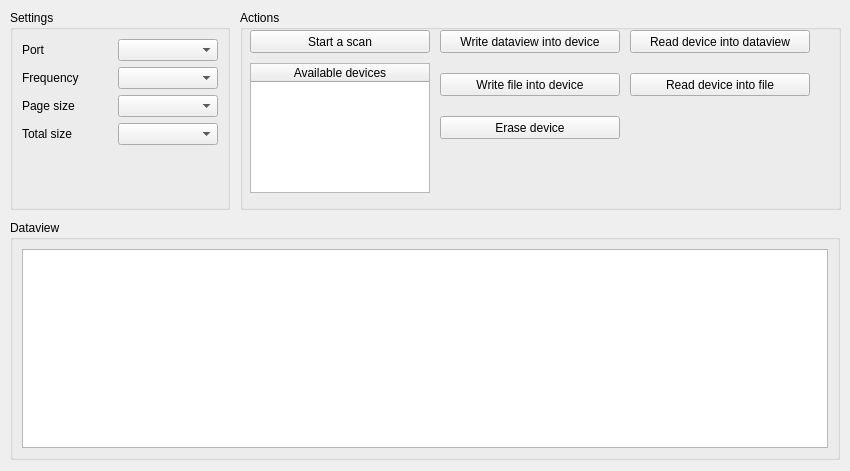
<?xml version="1.0" encoding="UTF-8"?>
<ui version="4.0">
 <class>i2c</class>
 <widget class="QWidget" name="i2c">
  <property name="geometry">
   <rect>
    <x>0</x>
    <y>0</y>
    <width>850</width>
    <height>471</height>
   </rect>
  </property>
  <property name="sizePolicy">
   <sizepolicy hsizetype="Preferred" vsizetype="Fixed">
    <horstretch>0</horstretch>
    <verstretch>0</verstretch>
   </sizepolicy>
  </property>
  <property name="minimumSize">
   <size>
    <width>150</width>
    <height>0</height>
   </size>
  </property>
  <property name="windowTitle">
   <string>i2c</string>
  </property>
  <widget class="QGroupBox" name="groupBox">
   <property name="geometry">
    <rect>
     <x>10</x>
     <y>10</y>
     <width>220</width>
     <height>200</height>
    </rect>
   </property>
   <property name="sizePolicy">
    <sizepolicy hsizetype="Fixed" vsizetype="Fixed">
     <horstretch>0</horstretch>
     <verstretch>0</verstretch>
    </sizepolicy>
   </property>
   <property name="title">
    <string>Settings</string>
   </property>
   <layout class="QGridLayout" name="gridLayout_5">
    <item row="0" column="0">
     <layout class="QGridLayout" name="gridLayout">
      <item row="0" column="0">
       <widget class="QLabel" name="label_2">
        <property name="text">
         <string>Port</string>
        </property>
       </widget>
      </item>
      <item row="0" column="1">
       <widget class="QComboBox" name="cbxPort">
        <property name="sizePolicy">
         <sizepolicy hsizetype="Fixed" vsizetype="Fixed">
          <horstretch>0</horstretch>
          <verstretch>0</verstretch>
         </sizepolicy>
        </property>
        <property name="minimumSize">
         <size>
          <width>100</width>
          <height>0</height>
         </size>
        </property>
       </widget>
      </item>
      <item row="1" column="0">
       <widget class="QLabel" name="lbl_frequency">
        <property name="text">
         <string>Frequency</string>
        </property>
       </widget>
      </item>
      <item row="1" column="1">
       <widget class="QComboBox" name="cbxFrequency">
        <property name="sizePolicy">
         <sizepolicy hsizetype="Fixed" vsizetype="Fixed">
          <horstretch>0</horstretch>
          <verstretch>0</verstretch>
         </sizepolicy>
        </property>
        <property name="minimumSize">
         <size>
          <width>100</width>
          <height>0</height>
         </size>
        </property>
       </widget>
      </item>
      <item row="2" column="0">
       <widget class="QLabel" name="lbl_page_size">
        <property name="text">
         <string>Page size</string>
        </property>
       </widget>
      </item>
      <item row="2" column="1">
       <widget class="QComboBox" name="cbxPageSize">
        <property name="sizePolicy">
         <sizepolicy hsizetype="Fixed" vsizetype="Fixed">
          <horstretch>0</horstretch>
          <verstretch>0</verstretch>
         </sizepolicy>
        </property>
        <property name="minimumSize">
         <size>
          <width>100</width>
          <height>0</height>
         </size>
        </property>
        <property name="maximumSize">
         <size>
          <width>100</width>
          <height>16777215</height>
         </size>
        </property>
       </widget>
      </item>
      <item row="3" column="0">
       <widget class="QLabel" name="lbl_total_size">
        <property name="text">
         <string>Total size</string>
        </property>
       </widget>
      </item>
      <item row="3" column="1">
       <widget class="QComboBox" name="cbxTotalSize">
        <property name="sizePolicy">
         <sizepolicy hsizetype="Fixed" vsizetype="Fixed">
          <horstretch>0</horstretch>
          <verstretch>0</verstretch>
         </sizepolicy>
        </property>
        <property name="minimumSize">
         <size>
          <width>100</width>
          <height>0</height>
         </size>
        </property>
        <property name="maximumSize">
         <size>
          <width>100</width>
          <height>16777215</height>
         </size>
        </property>
       </widget>
      </item>
     </layout>
    </item>
    <item row="1" column="0">
     <spacer name="verticalSpacer">
      <property name="orientation">
       <enum>Qt::Vertical</enum>
      </property>
      <property name="sizeHint" stdset="0">
       <size>
        <width>20</width>
        <height>40</height>
       </size>
      </property>
     </spacer>
    </item>
   </layout>
  </widget>
  <widget class="QGroupBox" name="groupBox_2">
   <property name="geometry">
    <rect>
     <x>10</x>
     <y>220</y>
     <width>830</width>
     <height>240</height>
    </rect>
   </property>
   <property name="title">
    <string>Dataview</string>
   </property>
   <layout class="QGridLayout" name="gridLayout_3">
    <item row="0" column="0">
     <widget class="QTableWidget" name="tblDataView">
      <property name="sizePolicy">
       <sizepolicy hsizetype="Expanding" vsizetype="Expanding">
        <horstretch>0</horstretch>
        <verstretch>0</verstretch>
       </sizepolicy>
      </property>
      <property name="editTriggers">
       <set>QAbstractItemView::AnyKeyPressed|QAbstractItemView::DoubleClicked|QAbstractItemView::EditKeyPressed</set>
      </property>
      <property name="selectionMode">
       <enum>QAbstractItemView::SingleSelection</enum>
      </property>
      <property name="showGrid">
       <bool>true</bool>
      </property>
      <attribute name="horizontalHeaderMinimumSectionSize">
       <number>0</number>
      </attribute>
      <attribute name="horizontalHeaderDefaultSectionSize">
       <number>85</number>
      </attribute>
      <attribute name="horizontalHeaderStretchLastSection">
       <bool>true</bool>
      </attribute>
      <attribute name="verticalHeaderVisible">
       <bool>false</bool>
      </attribute>
     </widget>
    </item>
   </layout>
  </widget>
  <widget class="QGroupBox" name="groupBox_3">
   <property name="geometry">
    <rect>
     <x>240</x>
     <y>10</y>
     <width>601</width>
     <height>200</height>
    </rect>
   </property>
   <property name="sizePolicy">
    <sizepolicy hsizetype="Fixed" vsizetype="Fixed">
     <horstretch>0</horstretch>
     <verstretch>0</verstretch>
    </sizepolicy>
   </property>
   <property name="title">
    <string>Actions</string>
   </property>
   <widget class="QPushButton" name="btnErase">
    <property name="geometry">
     <rect>
      <x>200</x>
      <y>106</y>
      <width>180</width>
      <height>23</height>
     </rect>
    </property>
    <property name="sizePolicy">
     <sizepolicy hsizetype="Expanding" vsizetype="Fixed">
      <horstretch>0</horstretch>
      <verstretch>0</verstretch>
     </sizepolicy>
    </property>
    <property name="maximumSize">
     <size>
      <width>16777215</width>
      <height>16777215</height>
     </size>
    </property>
    <property name="text">
     <string>Erase device</string>
    </property>
   </widget>
   <widget class="QPushButton" name="btnReadToFile">
    <property name="geometry">
     <rect>
      <x>390</x>
      <y>63</y>
      <width>180</width>
      <height>23</height>
     </rect>
    </property>
    <property name="sizePolicy">
     <sizepolicy hsizetype="Expanding" vsizetype="Fixed">
      <horstretch>0</horstretch>
      <verstretch>0</verstretch>
     </sizepolicy>
    </property>
    <property name="maximumSize">
     <size>
      <width>16777215</width>
      <height>16777215</height>
     </size>
    </property>
    <property name="text">
     <string>Read device into file</string>
    </property>
   </widget>
   <widget class="QPushButton" name="btnWriteFromFile">
    <property name="geometry">
     <rect>
      <x>200</x>
      <y>63</y>
      <width>180</width>
      <height>23</height>
     </rect>
    </property>
    <property name="sizePolicy">
     <sizepolicy hsizetype="Expanding" vsizetype="Fixed">
      <horstretch>0</horstretch>
      <verstretch>0</verstretch>
     </sizepolicy>
    </property>
    <property name="text">
     <string>Write file into device</string>
    </property>
   </widget>
   <widget class="QPushButton" name="btnReadToDataview">
    <property name="geometry">
     <rect>
      <x>390</x>
      <y>20</y>
      <width>180</width>
      <height>23</height>
     </rect>
    </property>
    <property name="sizePolicy">
     <sizepolicy hsizetype="Preferred" vsizetype="Fixed">
      <horstretch>0</horstretch>
      <verstretch>0</verstretch>
     </sizepolicy>
    </property>
    <property name="maximumSize">
     <size>
      <width>16777215</width>
      <height>16777215</height>
     </size>
    </property>
    <property name="text">
     <string>Read device into dataview</string>
    </property>
   </widget>
   <widget class="QPushButton" name="btnWriteFromDataview">
    <property name="geometry">
     <rect>
      <x>200</x>
      <y>20</y>
      <width>180</width>
      <height>23</height>
     </rect>
    </property>
    <property name="sizePolicy">
     <sizepolicy hsizetype="Fixed" vsizetype="Fixed">
      <horstretch>0</horstretch>
      <verstretch>0</verstretch>
     </sizepolicy>
    </property>
    <property name="text">
     <string>Write dataview into device</string>
    </property>
   </widget>
   <widget class="QPushButton" name="btnScan">
    <property name="geometry">
     <rect>
      <x>10</x>
      <y>20</y>
      <width>180</width>
      <height>23</height>
     </rect>
    </property>
    <property name="sizePolicy">
     <sizepolicy hsizetype="Fixed" vsizetype="Fixed">
      <horstretch>0</horstretch>
      <verstretch>0</verstretch>
     </sizepolicy>
    </property>
    <property name="maximumSize">
     <size>
      <width>16777215</width>
      <height>16777215</height>
     </size>
    </property>
    <property name="text">
     <string>Start a scan</string>
    </property>
   </widget>
   <widget class="QTableWidget" name="tblBusScan">
    <property name="geometry">
     <rect>
      <x>10</x>
      <y>53</y>
      <width>180</width>
      <height>130</height>
     </rect>
    </property>
    <property name="sizePolicy">
     <sizepolicy hsizetype="Fixed" vsizetype="Fixed">
      <horstretch>0</horstretch>
      <verstretch>0</verstretch>
     </sizepolicy>
    </property>
    <property name="minimumSize">
     <size>
      <width>0</width>
      <height>0</height>
     </size>
    </property>
    <property name="maximumSize">
     <size>
      <width>16777215</width>
      <height>16777215</height>
     </size>
    </property>
    <property name="editTriggers">
     <set>QAbstractItemView::NoEditTriggers</set>
    </property>
    <property name="selectionMode">
     <enum>QAbstractItemView::SingleSelection</enum>
    </property>
    <property name="showGrid">
     <bool>true</bool>
    </property>
    <attribute name="horizontalHeaderDefaultSectionSize">
     <number>85</number>
    </attribute>
    <attribute name="horizontalHeaderStretchLastSection">
     <bool>true</bool>
    </attribute>
    <attribute name="verticalHeaderVisible">
     <bool>false</bool>
    </attribute>
    <column>
     <property name="text">
      <string>Available devices</string>
     </property>
    </column>
   </widget>
  </widget>
 </widget>
 <resources/>
 <connections/>
</ui>
